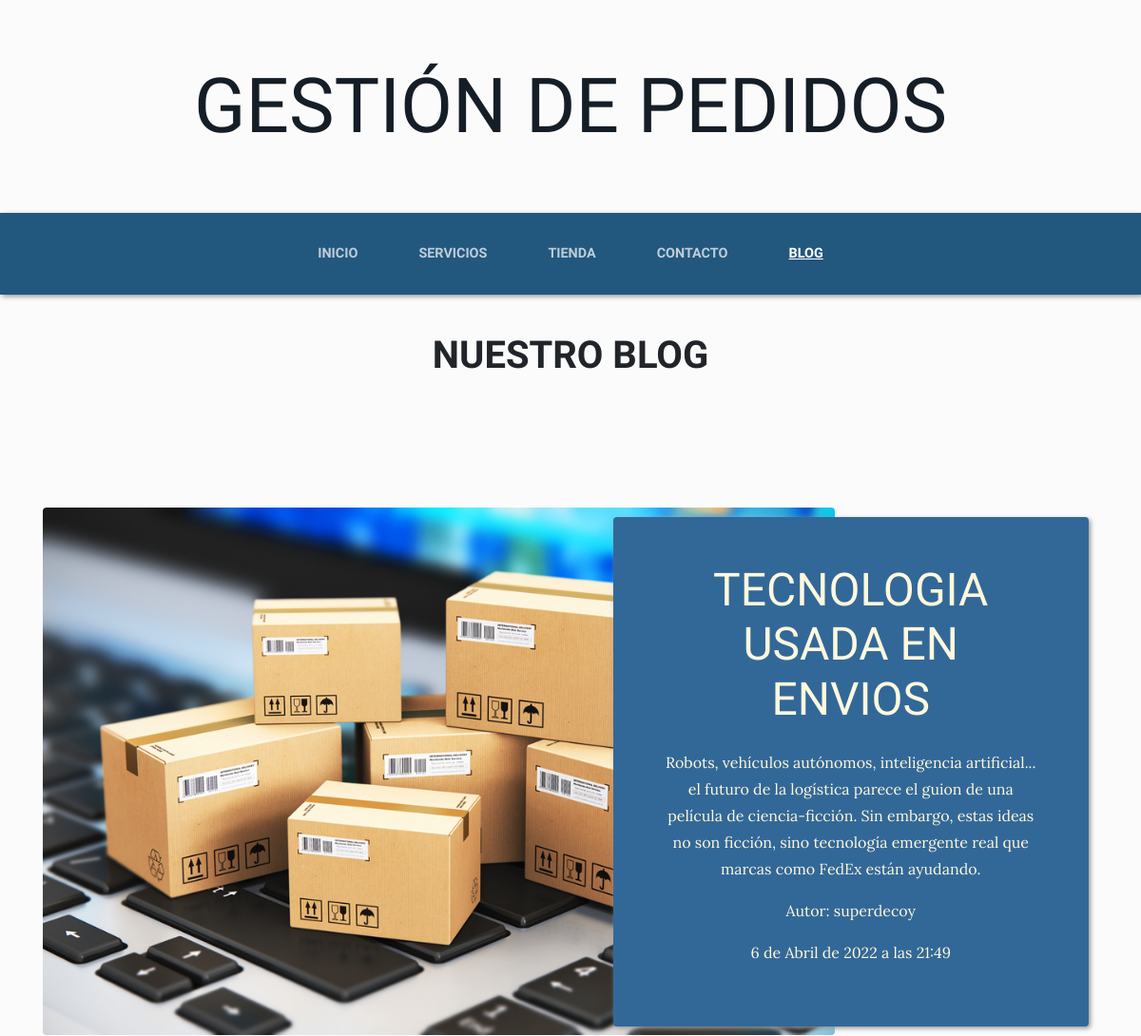
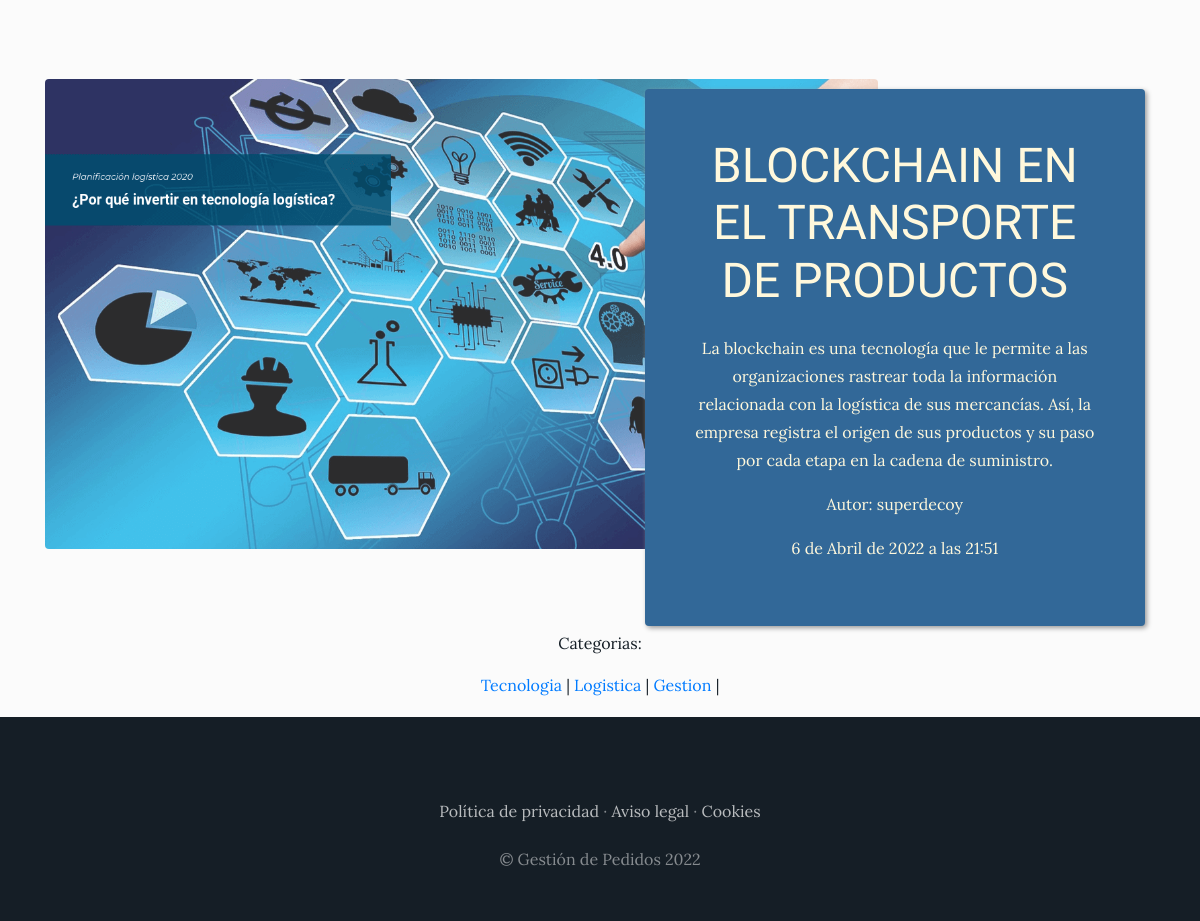
Screenshot of /blog/ with the database file from the repository (2 pictures, top to bottom).
### blog/models.py (models this page shows, shortened)
class Post(models.Model):
    titulo=models.CharField(max_length=50)
    contenido=models.CharField(max_length=250)
    imagen=models.ImageField(upload_to="blog", null=True, blank=True)
    autor=models.ForeignKey(User, on_delete=models.CASCADE)
    categorias=models.ManyToManyField(Categoria)
    created=models.DateTimeField(auto_now_add=True)
    updated=models.DateTimeField(auto_now_add=True)
    class Meta:
        verbose_name='post'
        verbose_name_plural='posts'

class Categoria(models.Model):
    nombre=models.CharField(max_length=50)
    created=models.DateTimeField(auto_now_add=True)
    updated=models.DateTimeField(auto_now_add=True)
    class Meta:
        verbose_name='categoria'
        verbose_name_plural='categorias'

### blog/views.py (the view)
# urls.py: path('', views.blog, name='Blog'),
def blog(request):
    posts = Post.objects.all()
    return render(request, 'blog/blog.html', {'posts':posts})

### carro/context_processor.py (called while the page is built)
def importe_total_carro(request):
    carro=Carro(request)
    total=0
    if request.user.is_authenticated:
        for key, value in request.session['carro'].items():
            total= total+float(value['precio'])
    return {'importe_total_carro': total}

### blog/templates/blog/blog.html
{% extends "proyectoWebApp/padre.html" %}
{% load static %}
{% block content %}
<h1 class="text-uppercase text-expanded text-center font-weight-bold" style="padding-top:40px">Nuestro Blog</h1>
<br>
<br>
    {% for post in posts %}
        <section class="page-section clearfix">
            <div class="container">
                <div class="intro">
                    <img class="intro-img img-fluid mb-3 mb-lg-0 rounded" src="{{post.imagen.url}}">
                    <div class="intro-text left-0 text-center bg-faded p-5 rounded" style="margin: 10px auto">
                        <h2 class="section-heading mb-4" >
                            <span class="section-heading-lower">{{post.titulo}}</span>
                        </h2>
                        <p class="mb-3">{{post.contenido}}</p>
                        <div>
                            <p>Autor: {{post.autor}}</p>
                            <p>{{post.updated}}</p>
                        </div>
                    </div>
                </div>
            </div>
        </section>
    {% endfor %}
    <section>
        <div style="width: 75%; margin: auto; text-align: center; color: #151E26; padding-bottom: 20px;">
            <p>Categorias: </p>
            {% for post in posts %}
                {% for categoria in post.categorias.all %}
                   <a href="{% url 'Categoria' categoria.id %}"> {{categoria.nombre}}</a> |
                {% endfor %}
            {% endfor %}
        </div>
    </section>
{% endblock %}

### proyectoWebApp/static/proyectoWebApp/css/styles.css (style rules this page uses)
body { font-family: 'Lora'; background: #fbfbfb; background-attachment: fixed; background-position: center; background-size: cover; }
h1, h2, h3, h4, h5, h6 { font-family: 'Raleway'; }
p { line-height: 1.75; }
.page-section { margin-top: 5rem; margin-bottom: 5rem; }
.section-heading { text-transform: uppercase; }
.section-heading .section-heading-lower { display: block; font-size: 3rem; font-weight: 100; }
.bg-faded { background-color: rgba(255, 255, 255, 0.85); }
.intro { position: relative; }
@media (min-width: 992px) { .intro .intro-img { width: 75%; float: left; } }
@media (min-width: 992px) { .intro .intro-text { left: 600; width: 60%; margin-top: 3rem; background-color: #326898; box-shadow: 2px 2px 5px #999; color: cornsilk; position: absolute; } }
@media (min-width: 1200px) { .intro .intro-text { width: 45%; } }

### rows the page displays
Post: imagen (picture), titulo "TECNOLOGIA USADA EN ENVIOS", contenido "Robots, vehículos autónomos, inteligencia artificial... el futuro de la logística parece el guion de una película de ciencia-ficción. Sin embargo, estas ideas no son ficción, sino tecnología emergente real que marcas como FedEx están ayudando.", autor "superdecoy", updated "6 de Abril de 2022 a las 21:49"
Post: imagen (picture), titulo "BLOCKCHAIN EN EL TRANSPORTE DE PRODUCTOS", contenido "La blockchain es una tecnología que le permite a las organizaciones rastrear toda la información relacionada con la logística de sus mercancías. Así, la empresa registra el origen de sus productos y su paso por cada etapa en la cadena de suministro.", autor "superdecoy", updated "6 de Abril de 2022 a las 21:51"
Categoria: nombre "Tecnologia"
Categoria: nombre "Logistica"
Categoria: nombre "Gestion"
